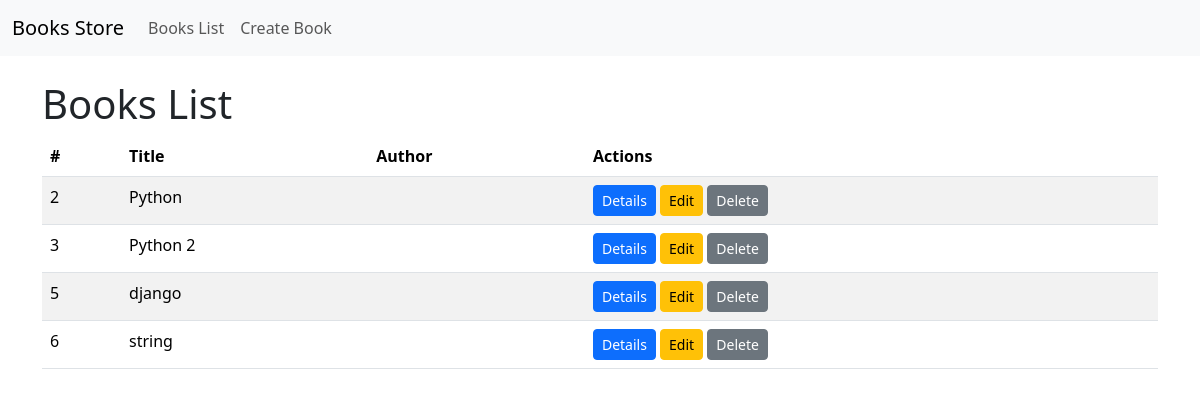
/books/, run on an earlier commit of the app's database.
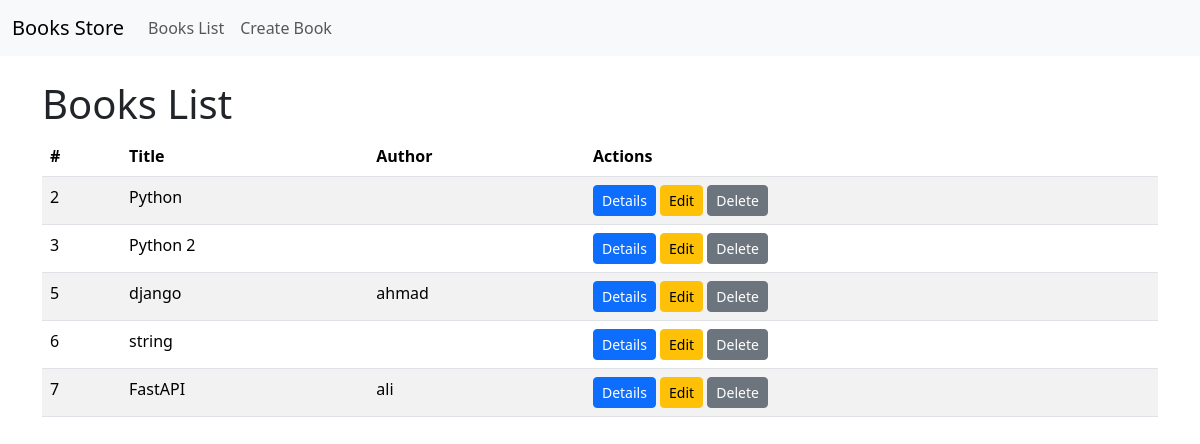
And on a later commit of the database.
### models/book.py (models this page shows)
class Book(Base):
    __tablename__ = "books"
    id = Column(Integer, primary_key=True)
    title = Column(String, nullable=False)
    description = Column(String)
    author_id = Column(Integer, ForeignKey("authors.id")) # weil die aAuthor tabele so heißt:     __tablename__ = "authors"
    author = relationship("Author", back_populates="books")
    reviews = relationship("Review", back_populates="book")

### models/author.py (models this page shows)
class Author(Base):
    __tablename__ = "authors"
    id = Column(Integer, primary_key=True)
    name = Column(String, nullable=False)
    books = relationship("Book", back_populates="author")

### views/books.py (the view)
@router.get("/",include_in_schema=False)
def list_books(request: Request, db: Session = Depends(get_db)):
    books = db.query(Book)
    return templates.TemplateResponse("books_list.html", {"request": request, "books": books})

### templates/books_list.html
{% extends "base.html" %}
{% block content %}
<h1>Books List</h1>
<table class="table table-striped">
    <thead>
        <tr>
            <th>#</th>
            <th>Title</th>
            <th>Author</th>
            <th>Actions</th>
        </tr>
    </thead>
    <tbody>
        {% for book in books %}
        <tr>
            <td>{{book.id}}</td>
            <td>{{book.title}}</td>
            <td>{{book.author.name}}</td>
            <td>
                <a href="/books/1" class="btn btn-primary btn-sm">Details</a>
                <a href="/books/1/update" class="btn btn-warning btn-sm">Edit</a>
                <a href="/books/1/delete" class="btn btn-secondary btn-sm">Delete</a>
            </td>
        </tr>
        {% endfor %}
    </tbody>
</table>
{% endblock %}

### templates/base.html (shortened to what this page needs)
<!DOCTYPE html>
<html lang="en">
<head>
    <link href="https://cdn.jsdelivr.net/npm/bootstrap@5.3.5/dist/css/bootstrap.min.css" rel="stylesheet">
</head>
<body>
    <nav class="navbar navbar-expand-lg navbar-light bg-light">
        <div class="container-fluid">
            <a class="navbar-brand" href="#">Books Store</a>
            <div class="collapse navbar-collapse" id="navbarNav">
                <ul class="navbar-nav">
                    <li class="nav-item">
                        <a class="nav-link" href="/books">Books List</a>
                    </li>
                    <li class="nav-item">
                        <a class="nav-link" href="/books/create">Create Book</a>
                    </li>
                </ul>
            </div>
        </div>
    </nav>
    <div class="container mt-4">
        {% block content %}{% endblock %}
    </div>
</body>
</html>

What changed in the data, as far as the page shows it:
shown differently, row unchanged: Book "django": author.name (not shown) → "ahmad"
added Book: id "7", title "FastAPI", author.name "ali"
